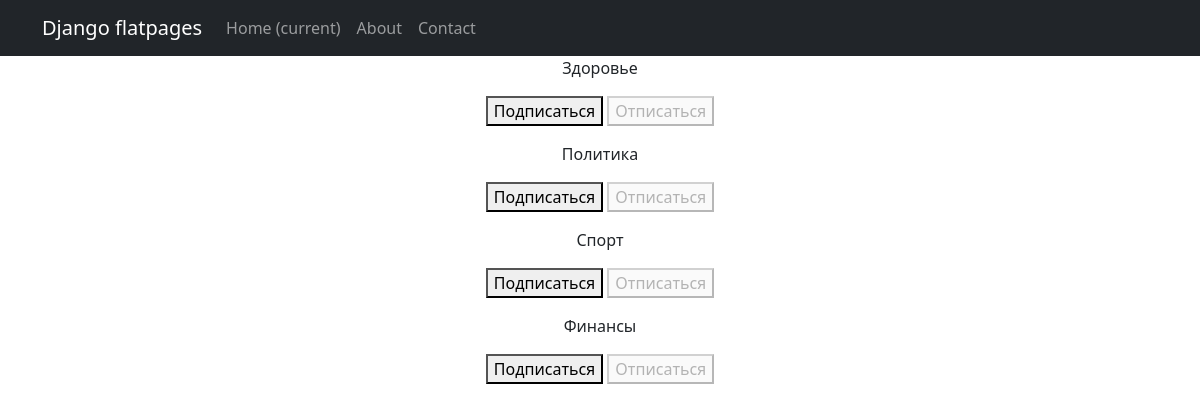
/news/subscriptions/ (signed in), run on the app's committed database.
### news/models.py (models this page shows, shortened)
class Category(models.Model):
    category = models.CharField(max_length=64, unique=True)

### news/views.py (the view, shortened to what this page needs)
# urls.py: path('subscriptions/', subscriptions, name='subscriptions'),
@login_required
@csrf_protect
def subscriptions(request):
    categories_with_subscriptions = Category.objects.annotate(
        user_subscribed=Exists(
            Subscription.objects.filter(
                user=request.user,
                category=OuterRef('pk'),
            )
        )
    ).order_by('category')
    return render(
        request,
        'subscriptions.html',
        {'categories': categories_with_subscriptions},
    )

### templates/subscriptions.html (shortened to what this page needs)
{% extends 'flatpages/default.html' %}
{% block content %}
    {% for category in categories  %}
        <p>
            {{ category.category }}
            <form method="post">
                {% if category.user_subscribed %}
                    <button disabled>Подписаться</button>
                    <button name="action" value="unsubscribe">Отписаться</button>
                {% else %}
                    <button name="action" value="subscribe">Подписаться</button>
                    <button disabled>Отписаться</button>
                {% endif %}
            </form>
        </p>
    {% endfor %}
{% endblock content %}

### data on the page
Category: category "Здоровье", shows "Подписаться"
Category: category "Политика", shows "Подписаться"
Category: category "Спорт", shows "Подписаться"
Category: category "Финансы", shows "Подписаться"
